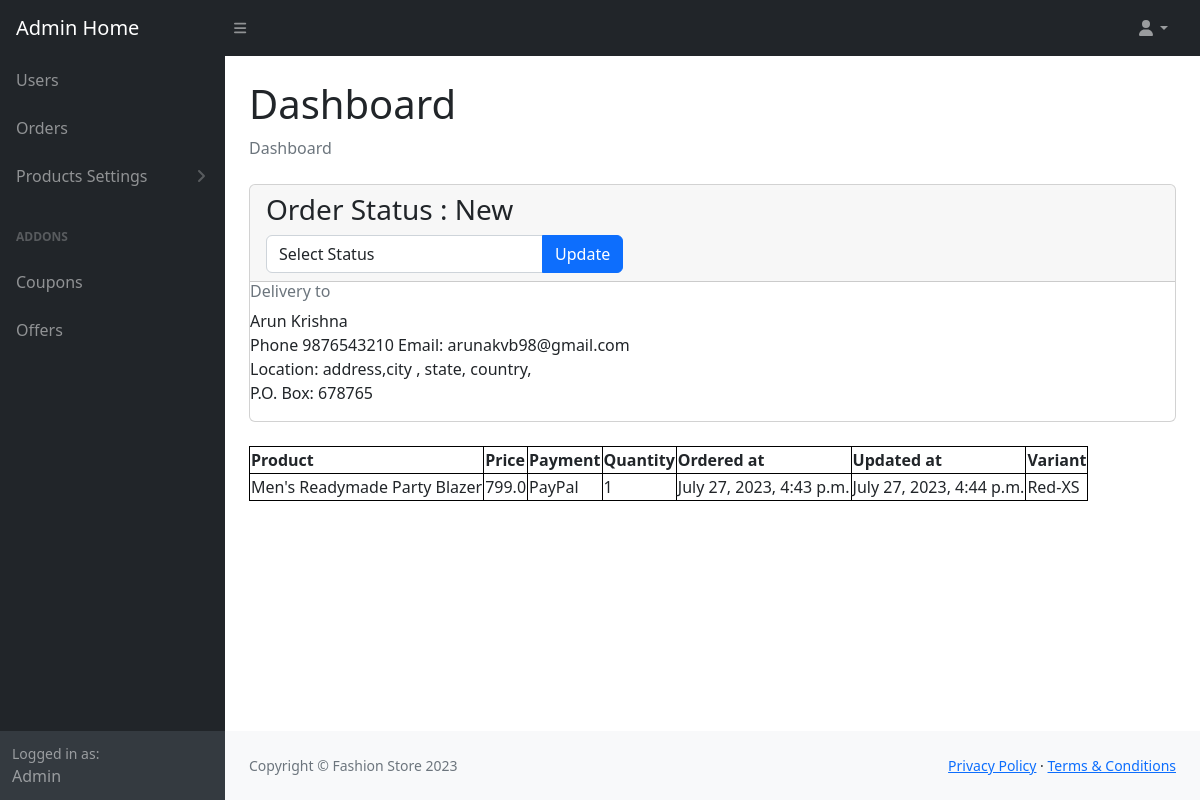
Page /admin_order_info_view/1/ (signed in) on the committed database.
### store/models.py (models this page shows, shortened)
class Order(models.Model):
	STATUS = (
	('New', 'New'),
	('Accepted', 'Accepted'),
	('Completed', 'Completed'),
	('Cancelled', 'Cancelled'),)
	user = models.ForeignKey(User, on_delete=models.SET_NULL, null=True)
	payment = models.ForeignKey(Payment, on_delete=models.SET_NULL, blank=True, null=True)
	order_number = models.CharField(max_length=20)
	first_name = models.CharField(max_length=50)
	last_name = models.CharField(max_length=50)
	phone = models.CharField(max_length=15)
	email = models.EmailField(max_length=50)
	address_line_1 = models.CharField(max_length=50)
	address_line_2 = models.CharField(max_length=50, blank=True)
	country = models.CharField(max_length=50)
	state = models.CharField(max_length=50)
	city= models.CharField(max_length=50)
	pincode = models.CharField(max_length=10)
	order_total = models.FloatField()
	tax = models.FloatField()
	status = models.CharField(max_length=10, choices=STATUS, default='New')
	ip = models.CharField(blank=True, max_length=20)
	is_ordered = models.BooleanField(default=False)
	created_at = models.DateTimeField(auto_now_add=True)
	updated_at = models.DateTimeField(auto_now=True)

class OrderProduct(models.Model):
	user = models.ForeignKey(User, on_delete=models.SET_NULL, null=True)
	product = models.ForeignKey(Products, on_delete=models.SET_NULL, null=True)
	product_price = models.FloatField()
	payment = models.ForeignKey(Payment, on_delete=models.SET_NULL, blank=True, null=True)
	order = models.ForeignKey(Order, on_delete=models.SET_NULL, null=True)
	quantity = models.IntegerField(default=0, null=True, blank=True)
	created_at = models.DateTimeField(auto_now_add=True)
	updated_at = models.DateTimeField(auto_now=True)
	ordered = models.BooleanField(default=False)
	color = models.CharField(max_length=50)
	size = models.CharField(max_length=50)

class BaseModel(models.Model):
	uid = models.UUIDField(primary_key=True , editable=False , default=uuid.uuid4)
	created_at = models.DateTimeField(auto_now= True)
	updated_at = models.DateTimeField(auto_now_add= True)
	class Meta:
		abstract = True

class Products(BaseModel):
	product_name = models.CharField(max_length=100)
	slug = models.SlugField(max_length=100,unique=True, null=True, blank=True)
	category = models.ForeignKey(Category, on_delete=models.CASCADE, related_name="products")
	price = models.IntegerField()
	product_description = models.TextField()
	image = models.ImageField(null=True, blank=True)
	is_deleted = models.BooleanField(default=False)
	in_store = models.BooleanField(default=False)

class Payment(models.Model):
	user = models.ForeignKey(User, on_delete=models.CASCADE)
	payment_id = models.CharField(max_length=100)
	order_number = models.CharField(max_length=50)
	payment_method = models.CharField(max_length=100)
	amount_payed = models.CharField(max_length=100)
	status = models.CharField(max_length=100)
	created_at = models.DateTimeField(auto_now_add=True)

### store/views.py (the view)
# urls.py: path('admin_order_info_view/<order>/', views.admin_order_info_view, name='admin_order_info_view'),
def admin_order_info_view(request,order):
    order = Order.objects.get(id=order)
    order_details = OrderProduct.objects.filter(order=order)
    context = {'order_details':order_details,'order':order}
    return render(request, 'admin_main/admin_order_info_view.html',context)

### store/context_processors.py (called while the page is built)
def category_list_processor(request):
    category_list = Category.objects.all()
    return {'category_list': category_list}

def cart_counter(request):
    cart_count = 0
    try:
        if request.user.is_authenticated:
            cart_items = CartItems.objects.all().filter(user=request.user)
        else:
            cart = uCart.objects.filter(cart_id=_cart_id(request))
            cart_items = CartItems.objects.all().filter(cart=cart[:1])
        for cart_item in cart_items:
            cart_count += cart_item.quantity
    except uCart.DoesNotExist:
        cart_count=0
    return dict(cart_count=cart_count)

### store/templates/admin_main/admin_order_info_view.html (shortened to what this page needs)
{%extends 'admin_main/admin_base.html'%}
{%load static%}
{%block body%}
{% if user.is_authenticated and user.is_staff%}
<main>
                    <div class="container-fluid px-4">
                        <h1 class="mt-4">Dashboard</h1>
                        <ol class="breadcrumb mb-4">
                            <li class="breadcrumb-item active">Dashboard</li>
                        </ol>
                        <div class="card mb-4">
                            <div class="card-header">
                                <h3>Order Status : {{order.status}}</h3>
                               <div style="width:40%">
                                <form action="{% url 'order_status_update'%}" method="post">
                                    <div class="input-group">
                                        <select  name="status" id="status" class="form-control"  required>
                                    <option value="0" disabled selected>Select Status</option>
                                    </select>
                                        <input type="submit" class="btn btn-primary" value="Update">
                                    </div>
                                </form>
                               </div>
                            </div>
                           <div class="row">
                               <div class="col md-4">
                                   <h6 class="text-muted">Delivery to</h6>
                                    <p>{{order.first_name}} {{order.last_name}} <br>
                                    Phone {{order.phone}} Email: {{order.email}} <br>
                                    Location: {{order.address_line_1}},{{order.city}} , {{order.state}},  {{order.country}}, <br>
                                    P.O. Box: {{order.pincode}}
                                    </p>
                               </div>
                           </div>
                        </div>
                        <div class="row">
                            <div class="col md-8" >
                                   <table class="table-items">
                                           <tr>
                                               <th>Product</th>
                                               <th>Price</th>
                                               <th>Payment</th>
                                               <th>Quantity</th>
                                               <th>Ordered at</th>
                                               <th>Updated at</th>
                                               <th>Variant</th>
                                           </tr>
                                       {%for ord in order_details%}
                                       <tr>
                                           <td>{{ord.product.product_name}}</td>
                                           <td>{{ord.product_price}}</td>
                                           <td>{{ord.payment.payment_method}}</td>
                                           <td>{{ord.quantity}}</td>
                                           <td>{{ord.created_at}}</td>
                                            <td>{{ord.updated_at}}</td>
                                           <td>{{ord.color}}-{{ord.size}}</td>
                                       </tr>
                                       {%endfor%}
                                   </table>
                               </div>
                            </div>
                    </div>
                </main>
{%endif%}
{%endblock%}

### store/templates/admin_main/admin_order_info_view.html (style rules this page uses)
.table-items, th, td { border: 1px solid black; }

### rows in the picture
Order: status "New", first_name "Arun", last_name "Krishna", phone "9876543210", email "arunakvb98@gmail.com", address_line_1 "address", city "city", state "state", country "country", pincode "678765"
OrderProduct: product.product_name "Men's Readymade Party Blazer", product_price "799.0", payment.payment_method "PayPal", quantity "1", created_at "July 27, 2023, 4:43 p.m.", updated_at "July 27, 2023, 4:44 p.m.", color "Red", size "XS"
